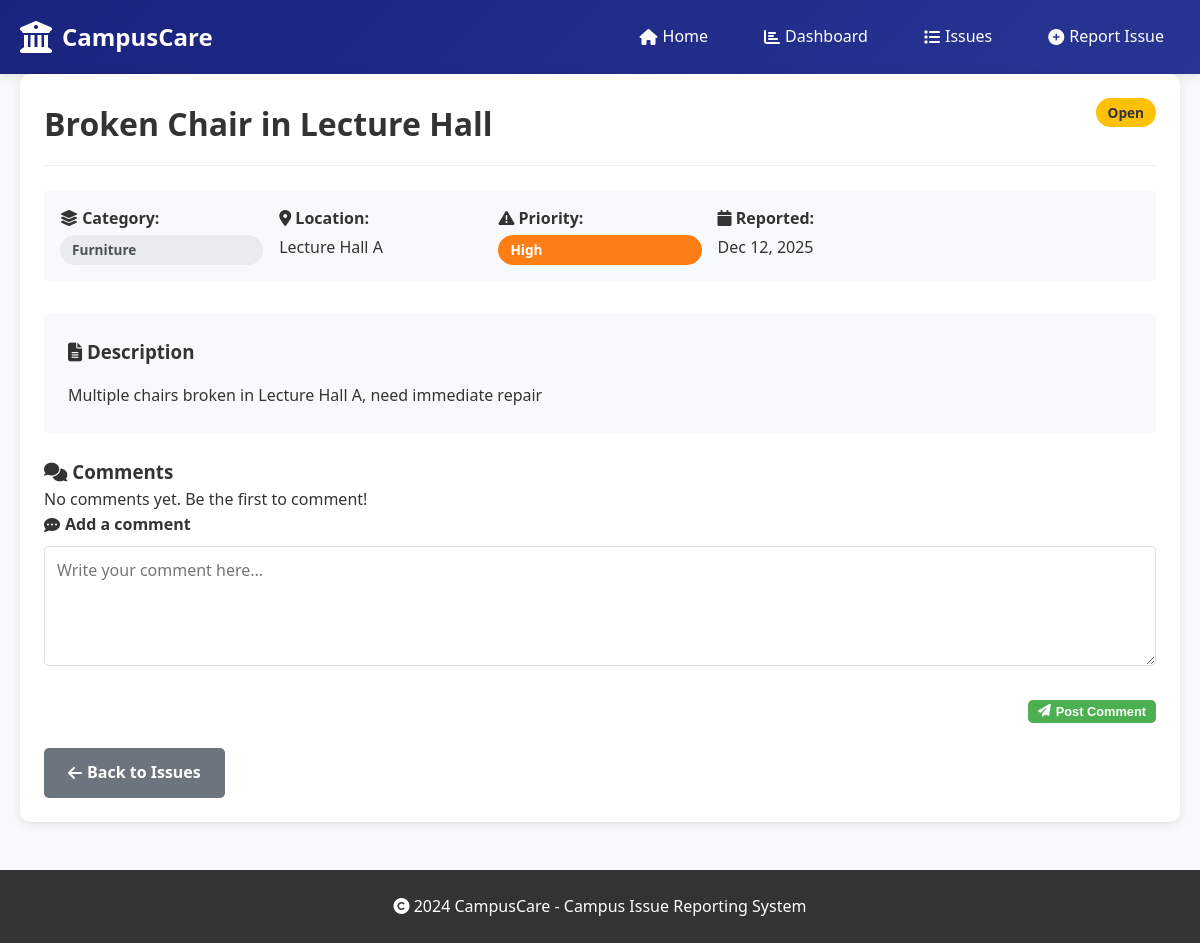
Screenshot of /issue/1 with the database file from the repository.
### website/app.py (models this page shows, shortened)
class Issue(db.Model):
    id = db.Column(db.Integer, primary_key=True)
    title = db.Column(db.String(100), nullable=False)
    description = db.Column(db.Text, nullable=False)
    category = db.Column(db.String(50), nullable=False)
    location = db.Column(db.String(100))
    media_url = db.Column(db.String(200))  # For uploaded images/videos
    status = db.Column(db.String(20), default='Open')
    priority = db.Column(db.String(20), default='Medium')
    image_filename = db.Column(db.String(255), nullable=True)
    comments = db.relationship('Comment', backref='issue', lazy=True)
    reported_by = db.Column(db.Integer, db.ForeignKey('user.id'))
    assigned_to = db.Column(db.Integer, db.ForeignKey('user.id'))
    department = db.Column(db.String(50))  # Assigned department
    created_at = db.Column(db.DateTime, default=datetime.utcnow)
    updated_at = db.Column(db.DateTime, default=datetime.utcnow, onupdate=datetime.utcnow)

### website/app.py (the view, shortened to what this page needs)
@app.route('/issue/<int:issue_id>', methods=['GET', 'POST'])
def view_issue(issue_id):
    issue = Issue.query.get_or_404(issue_id)
    return render_template('view_issue.html', issue=issue)

### website/app.py (called while the page is built)
@app.template_filter('format_date')
def format_date(value):
    if value:
        return value.strftime('%b %d, %Y')
    return ''

@app.template_filter('get_status_color')
def get_status_color(status):
    colors = {
        'Open': 'status-open',
        'In Progress': 'status-in-progress',
        'Resolved': 'status-resolved'
    }
    return colors.get(status, 'status-default')

@app.template_filter('get_priority_color')
def get_priority_color(priority):
    colors = {
        'Low': 'priority-low',
        'Medium': 'priority-medium',
        'High': 'priority-high',
        'Critical': 'priority-critical'
    }
    return colors.get(priority, 'priority-default')

### website/templates/view_issue.html (shortened to what this page needs)
{% extends "base.html" %}
{% block content %}
<div class="card">
    <div class="issue-header">
        <h1>{{ issue.title }}</h1>
        <span class="status-badge {{ issue.status|get_status_color }}">{{ issue.status }}</span>
    </div>
    <div class="issue-details">
        <div class="detail-item">
            <strong><i class="fas fa-layer-group"></i> Category:</strong>
            <span class="category-tag">{{ issue.category }}</span>
        </div>
        <div class="detail-item">
            <strong><i class="fas fa-map-marker-alt"></i> Location:</strong>
            <span>{{ issue.location }}</span>
        </div>
        <div class="detail-item">
            <strong><i class="fas fa-exclamation-triangle"></i> Priority:</strong>
            <span class="priority-badge {{ issue.priority|get_priority_color }}">{{ issue.priority }}</span>
        </div>
        <div class="detail-item">
            <strong><i class="fas fa-calendar"></i> Reported:</strong>
            <span>{{ issue.created_at|format_date }}</span>
        </div>
    </div>
    <div class="issue-description">
        <h3><i class="fas fa-file-alt"></i> Description</h3>
        <p>{{ issue.description }}</p>
    </div>
<div class="issue-comments">
    <h3><i class="fas fa-comments"></i> Comments</h3>
    {% set my_tokens = session.get('my_comment_tokens', []) %}
    {% if issue.comments %}
        <ul class="comment-list">
            {% for comment in issue.comments %}
                <li class="comment-item">
    <div class="comment-header">
        <span class="comment-text">{{ comment.content }}</span>
        {% if comment.edit_token in my_tokens %}
        <div class="comment-actions">
            <span class="dots">⋮</span>
            <div class="dropdown-menu">
                <a href="{{ url_for('edit_comment', comment_id=comment.id) }}"> Edit</a>
                <form action="{{ url_for('delete_comment', comment_id=comment.id) }}"
                      method="POST">
                    <button type="submit"
                            onclick="return confirm('Delete this comment?')">
                         Delete
                    </button>
                </form>
            </div>
        </div>
        {% endif %}
    </div>
</li>
            {% endfor %}
        </ul>
    {% else %}
        <p>No comments yet. Be the first to comment!</p>
    {% endif %}
    <form method="POST" class="comment-form">
        <div class="form-group">
            <label for="comment">
                <i class="fas fa-comment-dots"></i> Add a comment
            </label>
            <textarea id="comment" name="comment" rows="3"
                      class="form-textarea"
                      placeholder="Write your comment here..."
                      required></textarea>
        </div>
        <button type="submit" class="btn btn-primary btn-sm">
            <i class="fas fa-paper-plane"></i> Post Comment
        </button>
    </form>
</div>
    <div class="issue-actions">
        <a href="{{ url_for('issues_list') }}" class="btn btn-secondary">
            <i class="fas fa-arrow-left"></i> Back to Issues
        </a>
    </div>
</div>
{% endblock %}

### website/static/style.css (style rules this page uses)
* { margin: 0; padding: 0; box-sizing: border-box; }
body { font-family: 'Segoe UI', Tahoma, Geneva, Verdana, sans-serif; line-height: 1.6; color: #333; background-color: #f8f9fa; }
.card { background: white; padding: 1.5rem; border-radius: 10px; box-shadow: 0 2px 10px rgba(0,0,0,0.1); margin-bottom: 1.5rem; }
.card h1, .card h2 { color: #333; display: flex; align-items: center; gap: 10px; }
.btn { display: inline-flex; align-items: center; gap: 5px; padding: 0.75rem 1.5rem; border-radius: 5px; text-decoration: none; font-weight: 600; transition: all 0.3s; border: none; cursor: pointer; font-size: 1rem; }
.btn-primary { background-color: #4CAF50; color: white; }
.btn-secondary { background-color: #6c757d; color: white; }
.status-badge, .priority-badge, .category-tag { display: inline-block; padding: 0.25rem 0.75rem; border-radius: 20px; font-size: 0.85rem; font-weight: 600; }
.status-open { background: #ffc107; color: #333; }
.priority-high { background: #fd7e14; color: white; }
.category-tag { background: #e9ecef; color: #495057; }
.form-group { margin-bottom: 1.5rem; }
.form-group label { display: block; margin-bottom: 0.5rem; font-weight: 600; color: #333; display: flex; align-items: center; gap: 5px; }
.form-input, .form-select, .form-textarea { width: 100%; padding: 0.75rem; border: 1px solid #ddd; border-radius: 5px; font-size: 1rem; font-family: inherit; }
.form-textarea { min-height: 120px; resize: vertical; }
.issue-comments { margin-top: 20px; }
.issue-actions { margin-top: 25px; }
.comment-form { margin-bottom: 25px; text-align: right; }
.comment-form .btn { font-size: 0.8rem; padding: 4px 10px; }
.issue-header { display: flex; justify-content: space-between; align-items: flex-start; margin-bottom: 1.5rem; padding-bottom: 1rem; border-bottom: 1px solid #eee; }
.issue-details { display: grid; grid-template-columns: repeat(auto-fill, minmax(200px, 1fr)); gap: 1rem; margin-bottom: 2rem; padding: 1rem; background: #f8f9fa; border-radius: 5px; }
.detail-item { display: flex; flex-direction: column; gap: 0.25rem; }
.issue-description { padding: 1.5rem; background: #f8f9fa; border-radius: 5px; margin-bottom: 1.5rem; }
.issue-description h3 { margin-bottom: 1rem; color: #333; }
.issue-actions { display: flex; gap: 1rem; }

### rows the page displays
Issue: title "Broken Chair in Lecture Hall", status "Open", category "Furniture", location "Lecture Hall A", priority "High", created_at "Dec 12, 2025", description "Multiple chairs broken in Lecture Hall A, need immediate repair"
